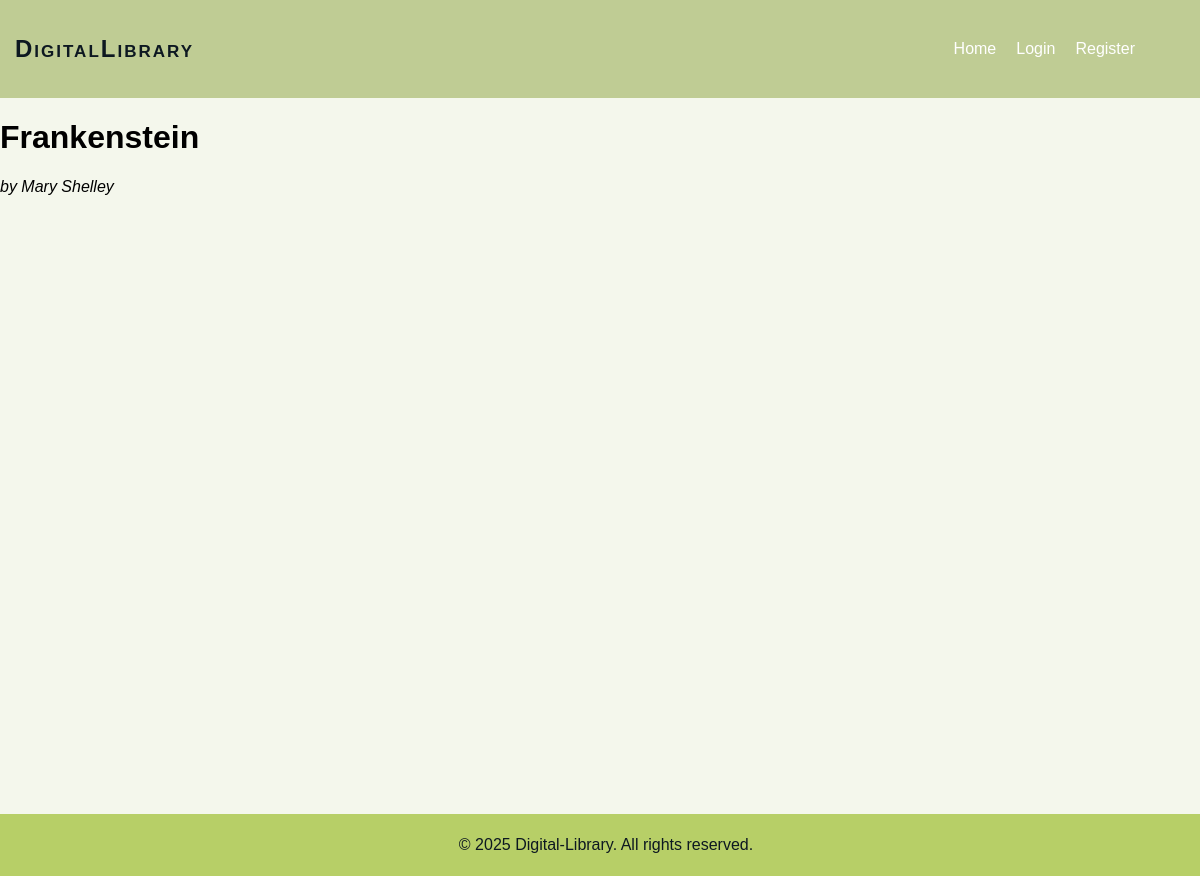
Page /read/7 on the earlier database version.
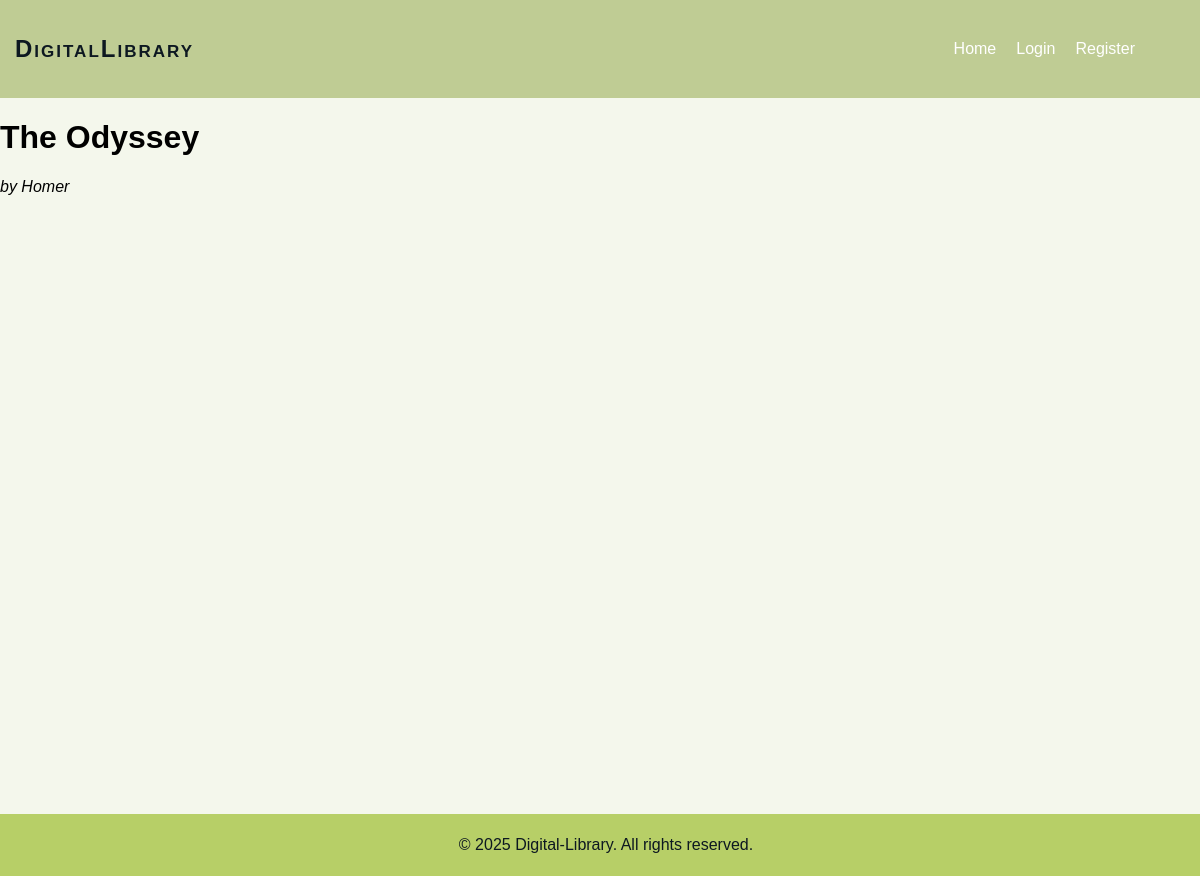
Same page on the later database version.
### tables this page shows
CREATE TABLE books (
    id INTEGER PRIMARY KEY AUTOINCREMENT,
    title TEXT NOT NULL,
    author TEXT NOT NULL,
    category TEXT NOT NULL,
    content_url TEXT NOT NULL,
    cover_url TEXT NOT NULL,
    available INTEGER DEFAULT 1
);

### app.py (the view)
@app.route("/read/<int:book_id>")
def read(book_id):
    db = get_db()
    book = db.execute(
        "SELECT * FROM books WHERE id = ?",
        (book_id,)
    ).fetchone()
    if not book:
        return "Book not found"
    return render_template("read.html", book=book)

### app.py (called while the page is built)
def get_db():
    conn = sqlite3.connect("library.db")
    conn.row_factory = sqlite3.Row
    return conn

### templates/read.html (shortened to what this page needs)
{% extends "layout.html"%}
{% block content %}
<h1>{{ book.title }}</h1>
<p><i>by {{ book.author }}</i></p>
<div class="reader">
    <iframe src= "{{ book.content_url  }}" height="600px" width="100%"></iframe>
</div>
{% endblock %}

Differences in the rows shown:
changed books: title "Frankenstein" → "The Odyssey"; author "Mary Shelley" → "Homer"
